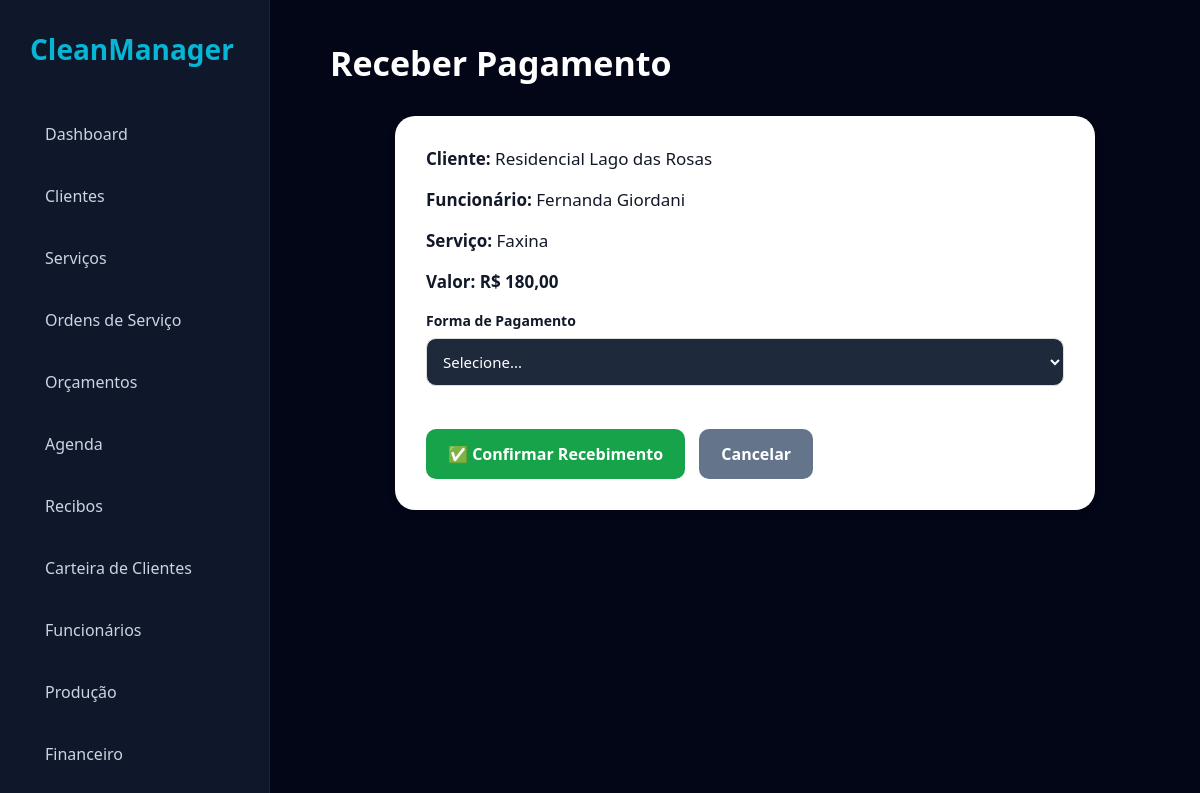
/admin/receber.php?id=30, run on the app's committed database.
### tables this page shows
CREATE TABLE historico_servicos (

id INTEGER PRIMARY KEY AUTOINCREMENT,

orcamento_id INTEGER,

cliente TEXT,

telefone TEXT,

endereco TEXT,

servico TEXT,

descricao TEXT,

valor REAL,

data_execucao TEXT,

status_pagamento TEXT

, recibo_gerado TEXT, funcionario_id INTEGER, funcionario_nome TEXT, comissao REAL DEFAULT 0, observacoes TEXT, foto_antes TEXT, foto_depois TEXT, assinatura_cliente TEXT, checklist TEXT, data_finalizacao TEXT, lucro REAL DEFAULT 0, forma_pagamento TEXT, data_recebimento TEXT);

### admin/receber.php (the view, shortened to what this page needs)
<?php
include '../config/conexao.php';
$id = (int)($_GET['id'] ?? $_POST['id'] ?? 0);
$servico = $db->querySingle("
SELECT *
FROM historico_servicos
WHERE id=$id
",true);
?>
<!DOCTYPE html>
<html lang="pt-br">
<head>
<link rel="stylesheet" href="../assets/css/dashboard.css">
</head>
<body>
<?php include '../includes/sidebar.php'; ?>
<div class="content">
<div class="topbar">
<h1>Receber Pagamento</h1>
</div>
<div class="card">
<div class="info">
<b>Cliente:</b>
<?= htmlspecialchars($servico['cliente']); ?>
</div>
<div class="info">
<b>Funcionário:</b>
<?= htmlspecialchars($servico['funcionario_nome']); ?>
</div>
<div class="info">
<b>Serviço:</b>
<?= htmlspecialchars($servico['servico']); ?>
</div>
<div class="info">
<b>Valor:</b>
<strong>R$ <?= number_format($servico['valor'],2,',','.'); ?></strong>
</div>
<form method="POST">
<label>Forma de Pagamento</label>
<select name="forma_pagamento" required>
<option value="">Selecione...</option>
</select>
<button
type="submit"
name="receber">
✅ Confirmar Recebimento
</button>
<a
href="financeiro.php"
class="voltar">
Cancelar
</a>
</form>
</div>
</div>
</body>
</html>

### assets/css/dashboard.css (style rules this page uses)
* { margin: 0; padding: 0; box-sizing: border-box; font-family: "Segoe UI", sans-serif; }
body { background: #020617; color: white; }
.content { margin-left: 290px; padding: 40px; }
.topbar { display: flex; justify-content: space-between; align-items: center; margin-bottom: 30px; }
.topbar h1 { font-size: 34px; }
.card { background: #111827; padding: 30px; border-radius: 24px; margin-bottom: 25px; border: 1px solid rgba(255, 255, 255, 0.05); }
input, select { width: 100%; padding: 16px; background: #1e293b; border: none; border-radius: 14px; color: white; margin-bottom: 18px; font-size: 15px; }
button { background: #06b6d4; color: white; border: none; padding: 16px 22px; border-radius: 14px; font-weight: bold; cursor: pointer; transition: 0.3s; }
label { display: block; margin-bottom: 8px; color: #cbd5e1; font-size: 14px; }

### admin/receber.php (style rules this page uses)
.card { background:#fff; padding:30px; border-radius:20px; max-width:700px; margin:auto; box-shadow:0 3px 10px rgba(0,0,0,.08); }
.info { margin-bottom:18px; font-size:17px; color:#111827; }
label { display:block; margin-top:18px; margin-bottom:8px; font-weight:bold; color:#111827; }
select { width:100%; padding:12px; border:1px solid #ddd; border-radius:10px; font-size:15px; }
button { margin-top:25px; padding:14px 22px; background:#16a34a; color:white; border:none; border-radius:10px; cursor:pointer; font-size:16px; font-weight:bold; }
.voltar { display:inline-block; margin-left:10px; padding:14px 22px; background:#64748b; color:white; border-radius:10px; text-decoration:none; font-weight:bold; }

### data on the page
historico_servicos: cliente "Residencial Lago das Rosas", funcionario_nome "Fernanda Giordani", servico "Faxina", valor "180,00"
